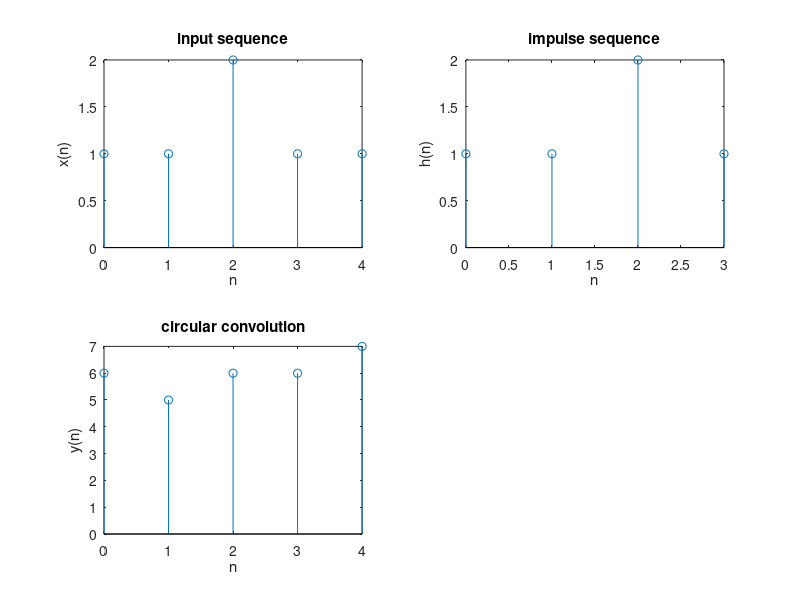

Recreate this plot in MATLAB.
clc;
clear all;


x=[1 1 2 1 1];
h=[1 1 2 1];

Nx=length(x);
Nh=length(h);

N=max(Nx,Nh);

y=cconv(x,h,N);

n=0:1:Nx-1;
subplot(2,2,1);
stem(n,x);
xlabel('n');
ylabel('x(n)');
title('input sequence');

n=0:1:Nh-1;
subplot(2,2,2);
stem(n,h);
xlabel('n');
ylabel('h(n)');
title('impulse sequence');

n=0:1:N-1;
subplot(2,2,3);
stem(n,y);
xlabel('n');
ylabel('y(n)');
title('circular convolution');

disp('Result is');
disp(y);
